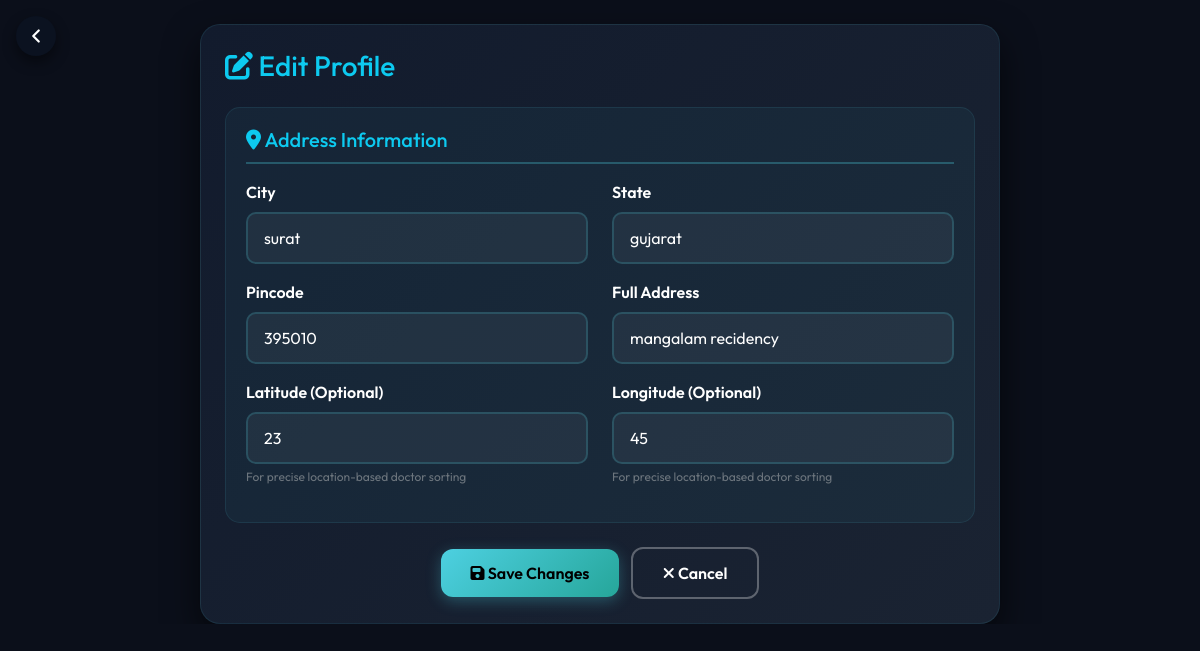
Screenshot of /profile/edit (signed in) with the database file from the repository.
### tables this page shows
CREATE TABLE users (
                id INTEGER PRIMARY KEY AUTOINCREMENT,
                fname TEXT,
                mname TEXT,
                lname TEXT,
                dob TEXT,
                age INTEGER,
                email TEXT UNIQUE,
                password TEXT,
                role TEXT
            , patient_city TEXT, patient_state TEXT, patient_pincode TEXT, patient_address TEXT, patient_latitude TEXT, patient_longitude TEXT, profile_photo TEXT, profile_percent INTEGER DEFAULT 33, gender TEXT, mobile TEXT);

### app.py (the view, shortened to what this page needs)
@app.route("/profile/edit", methods=["GET", "POST"])
def edit_patient_profile():
    if "user_id" not in session or session.get("role") != "user":
        return redirect("/login")
    conn = get_db()
    user = conn.execute("SELECT * FROM users WHERE id=?", (session["user_id"],)).fetchone()
    conn.close()
    return render_template("edit_patient_profile.html", user=user)

### app.py (called while the page is built)
def get_db():
    db_manager = DatabaseManager()
    return db_manager.get_connection()

    def get_connection(self):
        conn = sqlite3.connect(self.db_path)
        conn.row_factory = sqlite3.Row
        return conn

### templates/edit_patient_profile.html (shortened to what this page needs)
{% extends "base.html" %}
{% block content %}
<div class="profile-back-btn">
  <a href="/profile" title="Back">
    <svg width="22" height="22" viewBox="0 0 24 24" fill="none">
      <path d="M15 18l-6-6 6-6"
            stroke="#ffffff"
            stroke-width="2.4"
            stroke-linecap="round"
            stroke-linejoin="round"/>
    </svg>
  </a>
</div>
<div class="container mt-4">
  <div class="card p-4 edit-profile-card">
    <h3 class="text-info mb-4">
      <i class="fa-solid fa-edit"></i> Edit Profile
    </h3>
    <form method="POST" id="editProfileForm" novalidate>
      <div class="profile-section mb-4">
        <h5 class="text-info mb-3">
          <i class="fa-solid fa-map-marker-alt"></i> Address Information
        </h5>
        <div class="row">
          <div class="col-md-6">
            <div class="mb-3">
              <label for="patient_city" class="form-label text-white">City</label>
              <input type="text" class="form-control" id="patient_city" name="patient_city"
                     value="{{ user.patient_city or '' }}" placeholder="Enter your city">
            </div>
          </div>
          <div class="col-md-6">
            <div class="mb-3">
              <label for="patient_state" class="form-label text-white">State</label>
              <input type="text" class="form-control" id="patient_state" name="patient_state"
                     value="{{ user.patient_state or '' }}" placeholder="Enter your state">
            </div>
          </div>
        </div>
        <div class="row">
          <div class="col-md-6">
            <div class="mb-3">
              <label for="patient_pincode" class="form-label text-white">Pincode</label>
              <input type="text" class="form-control" id="patient_pincode" name="patient_pincode"
                     value="{{ user.patient_pincode or '' }}" placeholder="Enter your 6-digit pincode"
                     pattern="[0-9]{6}" maxlength="6" required>
            </div>
          </div>
          <div class="col-md-6">
            <div class="mb-3">
              <label for="patient_address" class="form-label text-white">Full Address</label>
              <input type="text" class="form-control" id="patient_address" name="patient_address"
                     value="{{ user.patient_address or '' }}" placeholder="Enter your full address">
            </div>
          </div>
        </div>
        <div class="row">
          <div class="col-md-6">
            <div class="mb-3">
              <label for="patient_latitude" class="form-label text-white">Latitude (Optional)</label>
              <input type="text" class="form-control" id="patient_latitude" name="patient_latitude"
                     value="{{ user.patient_latitude or '' }}" placeholder="e.g., 28.6139">
              <small class="text-secondary">For precise location-based doctor sorting</small>
            </div>
          </div>
          <div class="col-md-6">
            <div class="mb-3">
              <label for="patient_longitude" class="form-label text-white">Longitude (Optional)</label>
              <input type="text" class="form-control" id="patient_longitude" name="patient_longitude"
                     value="{{ user.patient_longitude or '' }}" placeholder="e.g., 77.2090">
              <small class="text-secondary">For precise location-based doctor sorting</small>
            </div>
          </div>
        </div>
      </div>
      <div class="text-center mt-4">
        <button type="submit" class="btn btn-info me-2">
          <i class="fa-solid fa-save"></i> Save Changes
        </button>
        <a href="/profile" class="btn btn-outline-secondary">
          <i class="fa-solid fa-times"></i> Cancel
        </a>
      </div>
    </form>
  </div>
</div>
{% endblock %}

### static/css/style.css (style rules this page uses)
body { font-family:'Outfit',sans-serif; background:#0b0f1a; color:#fff; }
input, select { background:#121b2d; color:#fff; border:1px solid #4dd0e1; border-radius:12px; padding:10px; }
input::placeholder { color:#90a4ae; }
.card { background:#121b2d; border-radius:20px; box-shadow:0 15px 30px rgba(0,0,0,0.5); }
@media (min-width: 1200px) { .container { max-width: 1140px; } }
@media (min-width: 1200px) { .card { border-radius: 20px; padding: 35px; } }

### templates/base.html (style rules this page uses)
:root { --bg-main: #0b0f1a; --bg-card: #121b2d; --border-soft: #22324a; --text-muted: #9fb3cc; --accent: #4dd0e1; }
* { box-sizing: border-box; }
html, body { max-width: 100%; overflow-x: hidden; }
body { background: #0b0f1a; font-family: 'Outfit', sans-serif; color: #fff; }
img, svg, video, canvas { max-width: 100%; height: auto; }
.container, .container-fluid { width: 100%; }

### templates/edit_patient_profile.html (style rules this page uses)
.edit-profile-card { background: linear-gradient(135deg, #121b2d 0%, #1a2332 100%); border-radius: 20px; box-shadow: 0 15px 35px rgba(0,0,0,0.6); border: 1px solid rgba(77, 208, 225, 0.1); color: white; max-width: 800px; margin: 0 auto; }
.profile-section { background: rgba(77, 208, 225, 0.05); border-radius: 15px; padding: 20px; margin-bottom: 20px; border: 1px solid rgba(77, 208, 225, 0.1); }
.profile-section h5 { border-bottom: 2px solid rgba(77, 208, 225, 0.3); padding-bottom: 10px; margin-bottom: 20px; }
.form-control { background: rgba(255, 255, 255, 0.05); border: 2px solid rgba(77, 208, 225, 0.2); border-radius: 10px; color: white; padding: 12px 16px; transition: all 0.3s ease; }
.form-control::placeholder { color: rgba(255, 255, 255, 0.6); }
.form-label { font-weight: 600; margin-bottom: 8px; }
.btn-info { background: linear-gradient(135deg, #4dd0e1 0%, #26a69a 100%); border: none; border-radius: 12px; padding: 12px 30px; font-weight: 600; font-size: 16px; transition: all 0.3s ease; box-shadow: 0 4px 15px rgba(77, 208, 225, 0.3); }
.btn-outline-secondary { border: 2px solid rgba(255, 255, 255, 0.3); color: white; border-radius: 12px; padding: 12px 30px; font-weight: 600; transition: all 0.3s ease; }
small { font-size: 12px; display: block; margin-top: 4px; }
.profile-back-btn { position:fixed; top:16px; left:16px; z-index:10; }
.profile-back-btn a { width:40px; height:40px; border-radius:50%; background:#0b1220; display:flex; align-items:center; justify-content:center; box-shadow:0 6px 14px rgba(0,0,0,.45); transition:.2s; }

### rows the page displays
users: patient_city "surat", patient_state "gujarat", patient_pincode "395010", patient_address "mangalam recidency", patient_latitude "23", patient_longitude "45"
